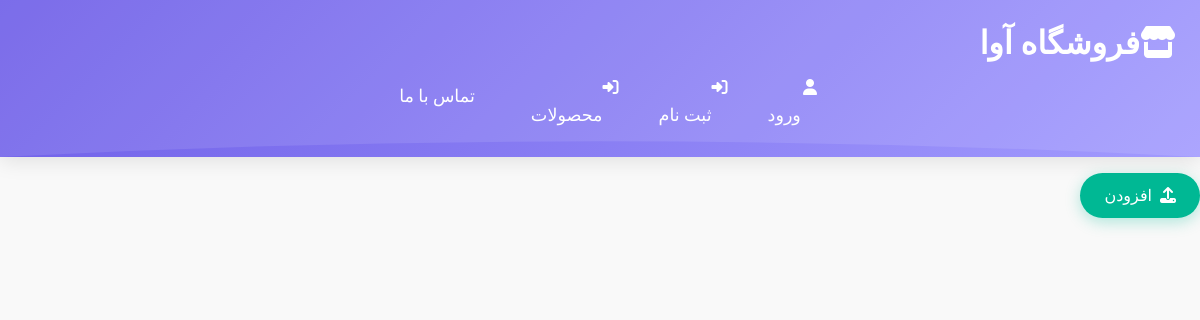
The app's page /mahsoolat_admin.php, older data.
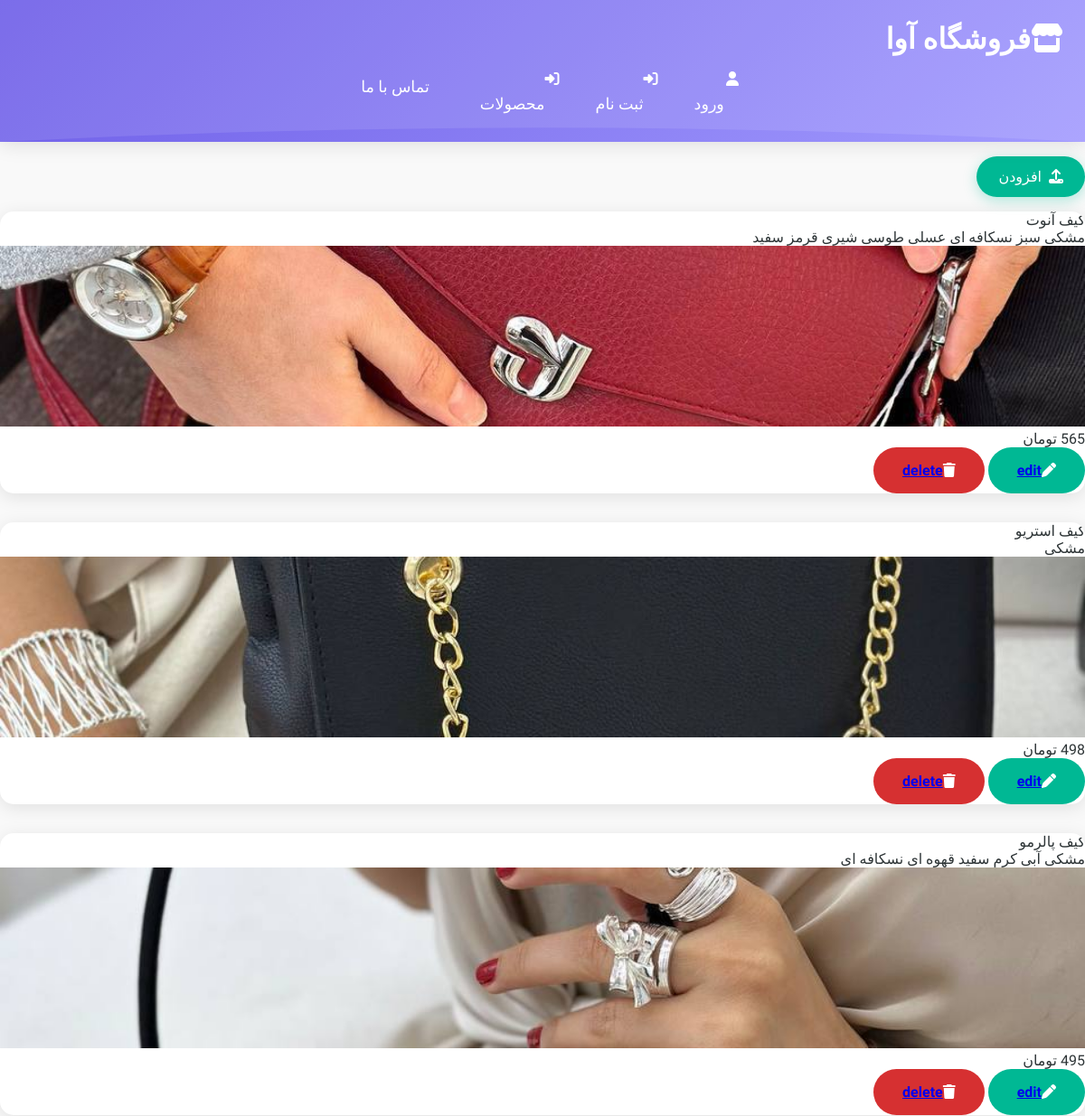
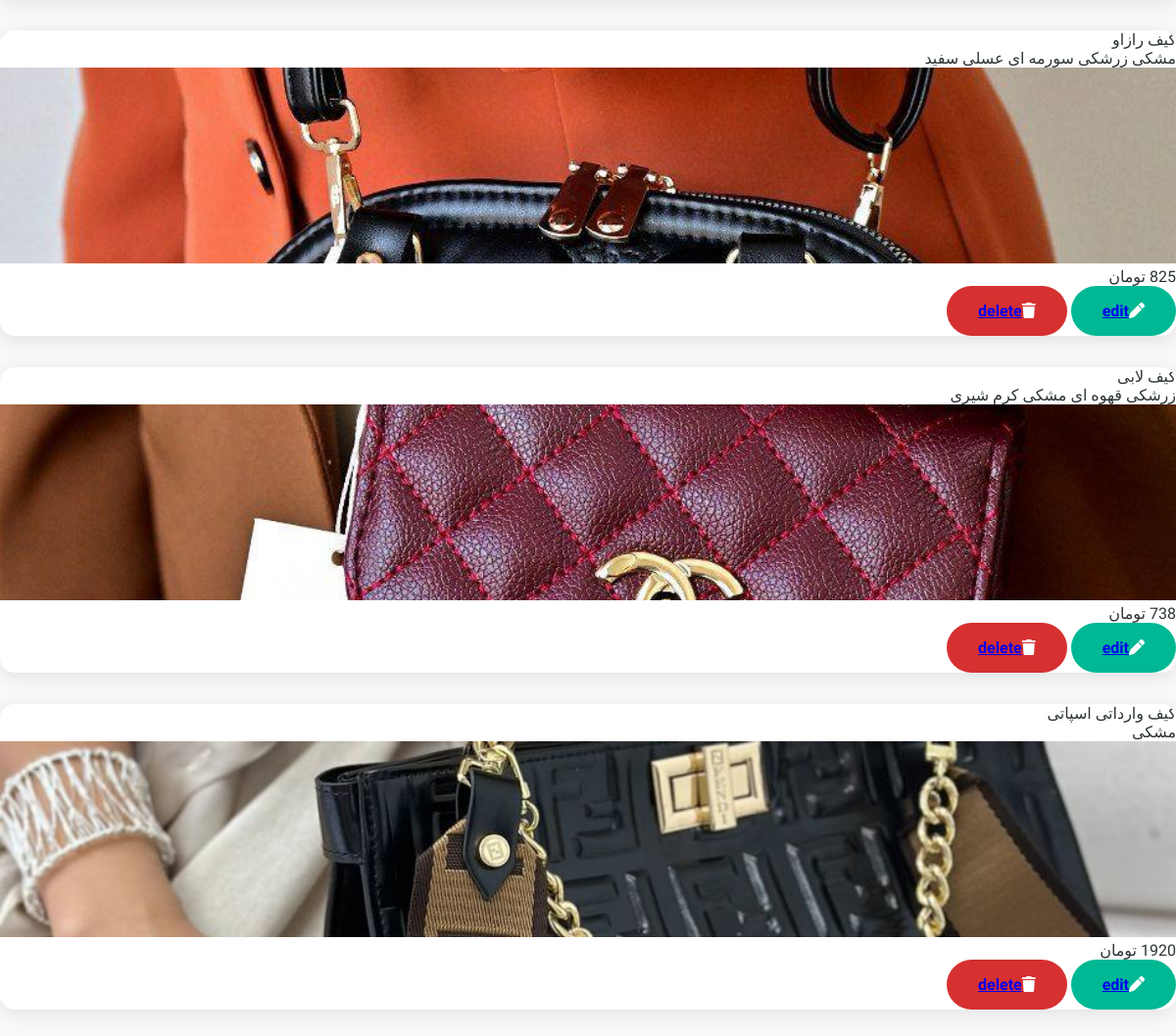
The same page, newer data (2 pictures, top to bottom).
### tables this page shows
CREATE TABLE IF NOT EXISTS `products` (
  `id` int NOT NULL AUTO_INCREMENT,
  `name` varchar(100) NOT NULL,
  `description` text NOT NULL,
  `image` varchar(255) NOT NULL,
  `price` int NOT NULL,
  PRIMARY KEY (`id`)
);

### mahsoolat_admin.php (the view, shortened to what this page needs)
<?php
include("theme-header.php");
?>
        <p>
            <a class="add" href="mahsoolat_add.php"><i class="fa-solid fa-upload"></i>افزودن</a>
        </p>
<?php
$link=mysqli_connect("localhost","root","","ava");
mysqli_query($link,"SET ChARACTER SET utf8");
$result=mysqli_query($link,"SELECT * FROM `products` ORDER BY `name`");
$row=mysqli_fetch_array($result);
while($row){
    ?>
        <div class="row card">
            <div class="col-12 col-md-2">
                <p><?php echo($row["name"]); ?></p>
            </div>
            <div class="col-12 col-md-4">
                <p><?php echo($row["description"]); ?></p>
            </div>
            <div class="col-12 col-md-2">
                <img src="<?php echo($row["image"]); ?>" alt="">
            </div>
            <div class="col-12 col-md-2">
                <p><?php echo($row["price"]); ?> <span>تومان</span></p>
            </div>
            <div class="col-12 col-md-2">
                <button class="btn btn-success"><i class="fa-solid fa-pen"></i><a href="mahsoolat_edit.php?id=<?php echo($row["id"]); ?>">edit</a></button>
                <button class="btn btn-danger"> <i class="fa-solid fa-trash"></i><a href="mahsoolat_delete.php?id=<?php echo($row["id"]); ?>">delete</a></button>
            </div>
        </div>
<?php
$row=mysqli_fetch_array($result);
}
?>

Row changes from the older to the newer data that the page shows:
added products: name "کیف آنوت", description "مشکی سبز نسکافه ای عسلی طوسی شیری قرمز سفید", image (picture)
added products: name "کیف استریو", description "مشکی", image (picture), price "498"
added products: name "کیف پالرمو", description "مشکی آبی کرم سفید قهوه ای نسکافه ای", image (picture), price "495"
added products: name "کیف رازاو", description "مشکی زرشکی سورمه ای عسلی سفید", image (picture)
added products: name "کیف لابی", description "زرشکی قهوه ای مشکی کرم شیری", image (picture), price "738"
added products: name "کیف وارداتی اسپاتی", description "مشکی", image (picture)
